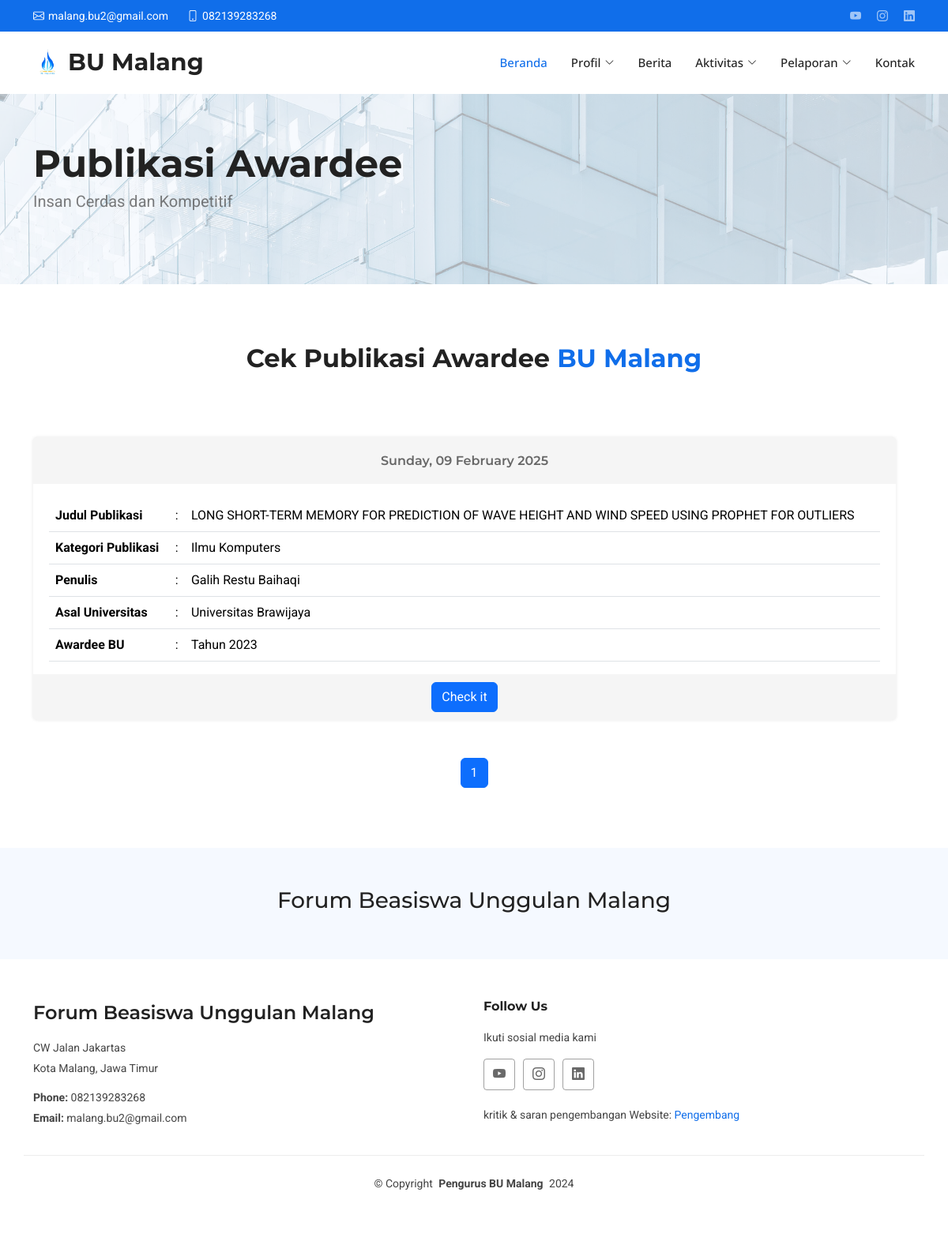
Page /pages/aktivitas/publikasi/publikasi.php on the committed database.
### tables this page shows
CREATE TABLE `footer` (
  `id_footer` int(11) NOT NULL,
  `alamat_bu` varchar(255) NOT NULL,
  `nomor_bu` varchar(255) NOT NULL,
  `email_bu` varchar(255) NOT NULL,
  `youtube_bu` varchar(255) NOT NULL,
  `ig_bu` varchar(255) NOT NULL,
  `linkedin_bu` varchar(255) NOT NULL,
  `pengembang_bu` varchar(255) NOT NULL
);

CREATE TABLE `publikasi` (
  `id_publikasi` int(11) NOT NULL,
  `waktu` datetime NOT NULL,
  `judul_publikasi` varchar(255) NOT NULL,
  `kategori_publikasi` varchar(255) NOT NULL,
  `penulis` varchar(255) NOT NULL,
  `asal_univ` varchar(255) NOT NULL,
  `tahun_awardee` varchar(255) NOT NULL,
  `link` longtext NOT NULL
);

### pages/aktivitas/publikasi/publikasi.php (the view, shortened to what this page needs)
<?php
include '../../../connections/conn.php';
$contents = [];
$query = "SELECT * FROM publikasi ORDER BY waktu DESC";
$result = $conn->query($query);
while ($row = $result->fetch_assoc()) {
    $contents[] = [
        "id_publikasi" => $row['id_publikasi'],
        "waktu" => date('l, d F Y', strtotime($row['waktu'])),
        "judul_publikasi" => $row['judul_publikasi'],
        "kategori_publikasi" => $row['kategori_publikasi'],
        "penulis" => $row['penulis'],
        "asal_univ" => $row['asal_univ'],
        "tahun_awardee" => $row['tahun_awardee'],
        "link" => $row['link'],
    ];
}
$perPage = 6;
$total = count($contents);
$totalPages = ceil($total / $perPage);
$page = isset($_GET['page']) ? (int)$_GET['page'] : 1;
$page = max($page, 1);
$page = min($page, $totalPages);
$start = ($page - 1) * $perPage;
$displayContents = array_slice($contents, $start, $perPage);
$query = "SELECT * FROM footer";
$result = $conn->query($query);
$row = $result->fetch_assoc();
$footer = [
    "alamat_bu" => $row['alamat_bu'],
    "nomor_bu" => $row['nomor_bu'],
    "email_bu" => $row['email_bu'],
    "youtube_bu" => $row['youtube_bu'],
    "ig_bu" => $row['ig_bu'],
    "linkedin_bu" => $row['linkedin_bu'],
    "pengembang_bu" => $row['pengembang_bu'],
];
?>
<!DOCTYPE html>
<html lang="en">
<?php include '../../../components/head.php' ?>
<body class="index-page">
    <header id="header" class="header sticky-top">
        <div class="topbar d-flex align-items-center">
            <div class="container d-flex justify-content-center justify-content-md-between">
                <div class="contact-info d-flex align-items-center">
                    <i class="bi bi-envelope d-flex align-items-center"><a href="<?= $footer['email_bu'] ?>"><?= $footer['email_bu'] ?></a></i>
                    <i class="bi bi-phone d-flex align-items-center ms-4"><span><?= $footer['nomor_bu'] ?></span></i>
                </div>
                <div class="social-links d-none d-md-flex align-items-center">
                    <a href="<?= $footer['youtube_bu'] ?>" class="youtube"><i class="bi bi-youtube"></i></a>
                    <a href="<?= $footer['ig_bu'] ?>" class="instagram"><i class="bi bi-instagram"></i></a>
                    <a href="<?= $footer['linkedin_bu'] ?>" class="linkedin"><i class="bi bi-linkedin"></i></a>
                </div>
            </div>
        </div>
        <div class="branding d-flex align-items-cente">
            <div class="container position-relative d-flex align-items-center justify-content-between">
                <?php include '../../../components/navbar.php' ?>
            </div>
        </div>
    </header>
    <main class="main">
        <section id="hero" class="hero1 section light-background">
            <div class="container">
                <div class="row gy-4">
                    <div class="col-lg-8 order-2 order-lg-1 d-flex flex-column justify-content-center" data-aos="zoom-out">
                        <h1>Publikasi Awardee</h1>
                        <p>Insan Cerdas dan Kompetitif</p>
                    </div>
                </div>
            </div>
        </section>
        <section id="contents" class="contents section">
            <div class="container section-title" data-aos="fade-up">
                <p><span>Cek Publikasi Awardee</span> <span class="description-title">BU Malang</span></p>
            </div>
            <div class="container">
                <div class="row gy-3">
                    <div class="row gy-3">
                        <?php foreach ($displayContents as $content): ?>
                            <div class="col-xl-12 col-lg-12" data-aos="fade-up">
                                <div class="contents-item">
                                    <h3><?= $content['waktu']; ?></h3>
                                    <table class="table">
                                        <tr>
                                            <th class="text-start">Judul Publikasi</th>
                                            <td>:</td>
                                            <td class="text-start text-capitalize"><?= $content['judul_publikasi']; ?></td>
                                        </tr>
                                        <tr>
                                            <th class="text-start">Kategori Publikasi</th>
                                            <td>:</td>
                                            <td class="text-start"><?= $content['kategori_publikasi']; ?></td>
                                        </tr>
                                        <tr>
                                            <th class="text-start">Penulis</th>
                                            <td>:</td>
                                            <td class="text-start"><?= $content['penulis']; ?></td>
                                        </tr>
                                        <tr>
                                            <th class="text-start">Asal Universitas</th>
                                            <td>:</td>
                                            <td class="text-start"><?= $content['asal_univ']; ?></td>
                                        </tr>
                                        <tr>
                                            <th class="text-start">Awardee BU</th>
                                            <td>:</td>
                                            <td class="text-start">Tahun <?= $content['tahun_awardee']; ?></td>
                                        </tr>
                                    </table>
                                    <div class="btn-wrap">
                                        <a href="<?= $content['link']; ?>" class="btn btn-primary" target="_blank">Check it</a>
                                    </div>
                                </div>
                            </div>
                        <?php endforeach; ?>
                    </div>
                </div>
                <nav>
                    <ul class="pagination justify-content-center pt-5">
                        <?php for ($i = 1; $i <= $totalPages; $i++): ?>
                            <li class="page-item <?= $i == $page ? 'active' : ''; ?>">
                                <a class="page-link" href="<?= $_SERVER['PHP_SELF']; ?>?page=<?= $i; ?>"><?= $i; ?></a>
                            </li>
                        <?php endfor; ?>
                    </ul>
                </nav>
            </div>
        </section>
    </main>
    <footer id="footer" class="footer">
        <div class="footer-newsletter">
            <div class="container">
                <div class="row justify-content-center text-center">
                    <div class="col-lg-6">
                        <h3>Forum Beasiswa Unggulan Malang</h5>
                    </div>
                </div>
            </div>
        </div>
        <div class="container footer-top">
            <?php include '../../../components/footer.php' ?>
        </div>
        <div class="container copyright text-center mt-4">
            <p>© <span>Copyright</span> <strong class="px-1 sitename">Pengurus BU Malang</strong> <span>2024</span></p>
        </div>
    </footer>
</body>
</html>

### components/footer.php
<div class="row gy-4">
    <div class="col-lg-6 col-md-12 footer-about">
        <a href="index.html" class="d-flex align-items-center">
            <span class="sitename">Forum Beasiswa Unggulan Malang</span>
        </a>
        <div class="footer-contact pt-3">
            <p><?= $footer['alamat_bu'] ?></p>
            <p>Kota Malang, Jawa Timur</p>
            <p class="mt-3"><strong>Phone:</strong> <span><?= $footer['nomor_bu'] ?></span></p>
            <p><strong>Email:</strong> <span><?= $footer['email_bu'] ?></span></p>
        </div>
    </div>
    <div class="col-lg-6 col-md-12">
        <h4>Follow Us</h4>
        <p>Ikuti sosial media kami</p>
        <div class="social-links d-flex">
            <a href="<?= $footer['youtube_bu'] ?>" target="_blank"><i class="bi bi-youtube"></i></a>
            <a href="<?= $footer['ig_bu'] ?>" target="_blank"><i class="bi bi-instagram"></i></a>
            <a href="<?= $footer['linkedin_bu'] ?>" target="_blank"><i class="bi bi-linkedin"></i></a>
        </div>
        <br>
        <p>kritik & saran pengembangan Website: <a href="https://wa.me/<?= $footer['pengembang_bu'] ?>" target="_blank">Pengembang</a> </p>
    </div>
</div>

### rows in the picture
footer: email_bu "malang.bu2@gmail.com", nomor_bu "082139283268", alamat_bu "CW Jalan Jakartas"
publikasi: waktu "Sunday, 09 February 2025", judul_publikasi "LONG SHORT-TERM MEMORY FOR PREDICTION OF WAVE HEIGHT AND WIND SPEED USING PROPHET FOR OUTLIERS", kategori_publikasi "Ilmu Komputers", penulis "Galih Restu Baihaqi", asal_univ "Universitas Brawijaya", tahun_awardee "2023"
